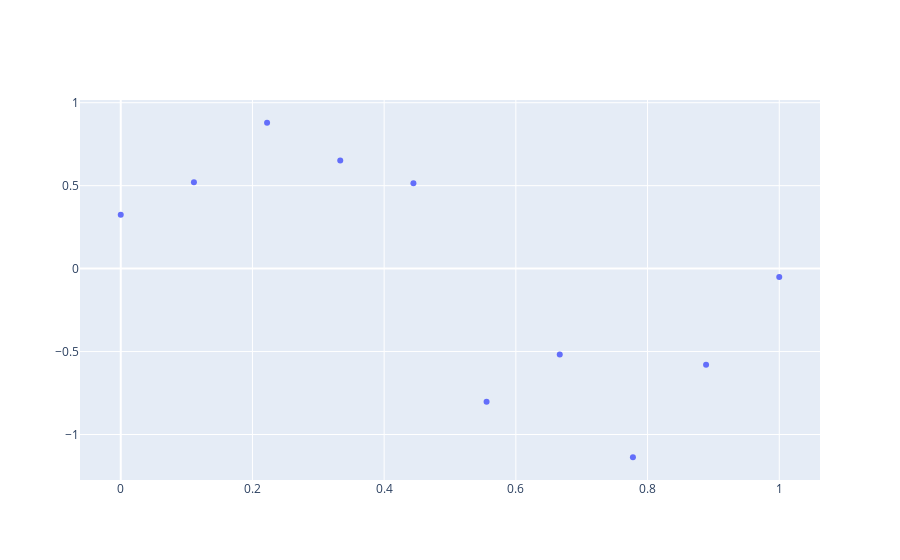

Notebook code for this chart:
### Markdown cell above
# ข้อ 2

### Code cell
# Sample some point with uniform pick
NUMBER_OF_POINT = 10
np.random.seed(1)
x = np.linspace(0, 1, NUMBER_OF_POINT)
y = np.sin(2*math.pi*x) + np.random.normal(0, 0.2, NUMBER_OF_POINT)

data = go.Scatter(x=x, y=y,mode='markers')
fig = go.Figure(data=[data])
fig.show()

### Figure 1 — Plotly figure (JSON) as saved in the notebook; plotly's stock layout.template omitted (floating-point values rounded to 4 significant figures)
{"data": [{"mode": "markers", "type": "scatter", "x": [0, 0.1111, 0.2222, 0.3333, 0.4444, 0.5556, 0.6667, 0.7778, 0.8889, 1], "y": [0.3249, 0.5204, 0.8792, 0.6514, 0.5151, -0.8023, -0.5171, -1.137, -0.579, -0.04987]}], "layout": {}}
